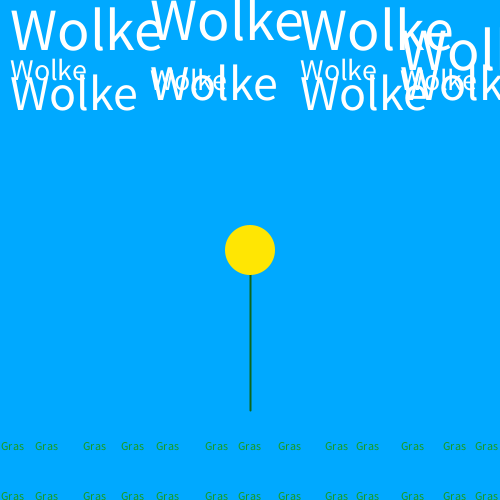
Frame 1 (no input)
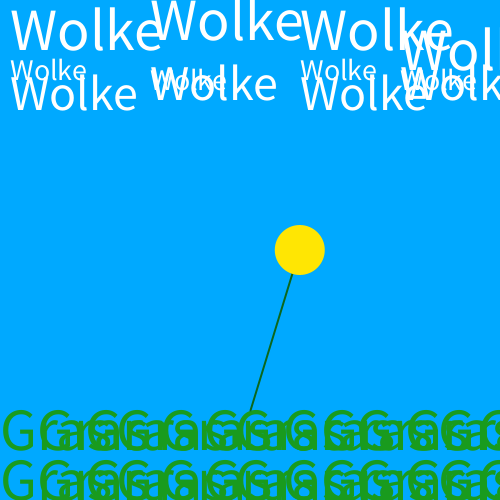
Frame 60 (the mouse pressed at the canvas centre just before this capture)
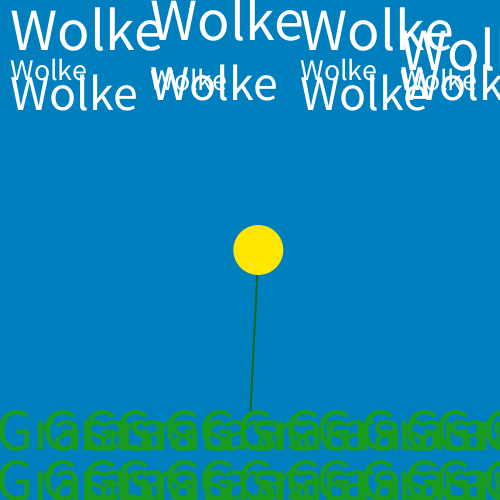
Frame 120 (the mouse held since frame 60 and released just before this capture)

The Processing sketch that drew these frames (run headless with seeded random() and noise(); from frame 60 on, the mouse is pressed at the canvas centre):

// Processing sketch: processing_175798
// ── processing_175798.pde

float counter = 0;

void setup()
{ smooth();
  colorMode(HSB,360,100,100);
  size(500,500);
}

void draw()
{ 
  //Hintergrund
  float hintergrundfarbe=map(mouseX,0,500,100,50);
  background(200,100, hintergrundfarbe);
  noStroke();
  fill(#33C94A);
 
 
 
   //Gras
   for (int i=0; i<width; i+=40)
   {
     
   pushMatrix();
   fill(#199B1E);
 
   float ver = sin(millis()/1000.0+i)*5;
   text ("Gras",i+ver,500);
   text ("Gras",i+ver,450);
   popMatrix();
   
   }
  
  
  //Wolken
    fill(#FFFFFF);
    //1 Reihe
    textSize(50);
    text("Wolke",10,110);
    text("Wolke",300,110);
    text("Wolke",150,100);
    text("Wolke",400,100);
    //2 Reihe
    textSize(30);
    text("Wolke",10,80);
    text("Wolke",300,80);
    text("Wolke",150,90);
    text("Wolke",400,90);
    //3 Reihe
    textSize(60);
    text("Wolke",10,50);
    text("Wolke",300,50);
    text("Wolke",150,40);
    text("Wolke",400,70);
    

  
  //BLumen
  strokeWeight(2);//Dicke des B.S
  stroke(#0C671B);//Farbe des B.S
  
  float amplitude = map(sin(counter), -1, 1, -50, 50);
  counter += 0.025;
  
  line(250+amplitude,250,250,410);//Position des B.S
   for (int i=0; i<360; i+=40){
   
   
  }
  
  ellipseMode(CENTER);
  fill(#FFE603);
  noStroke();
  ellipse(250+amplitude,250,50,50);
  textMode(CENTER);
  fill(#FFFFFF);
  }
  
